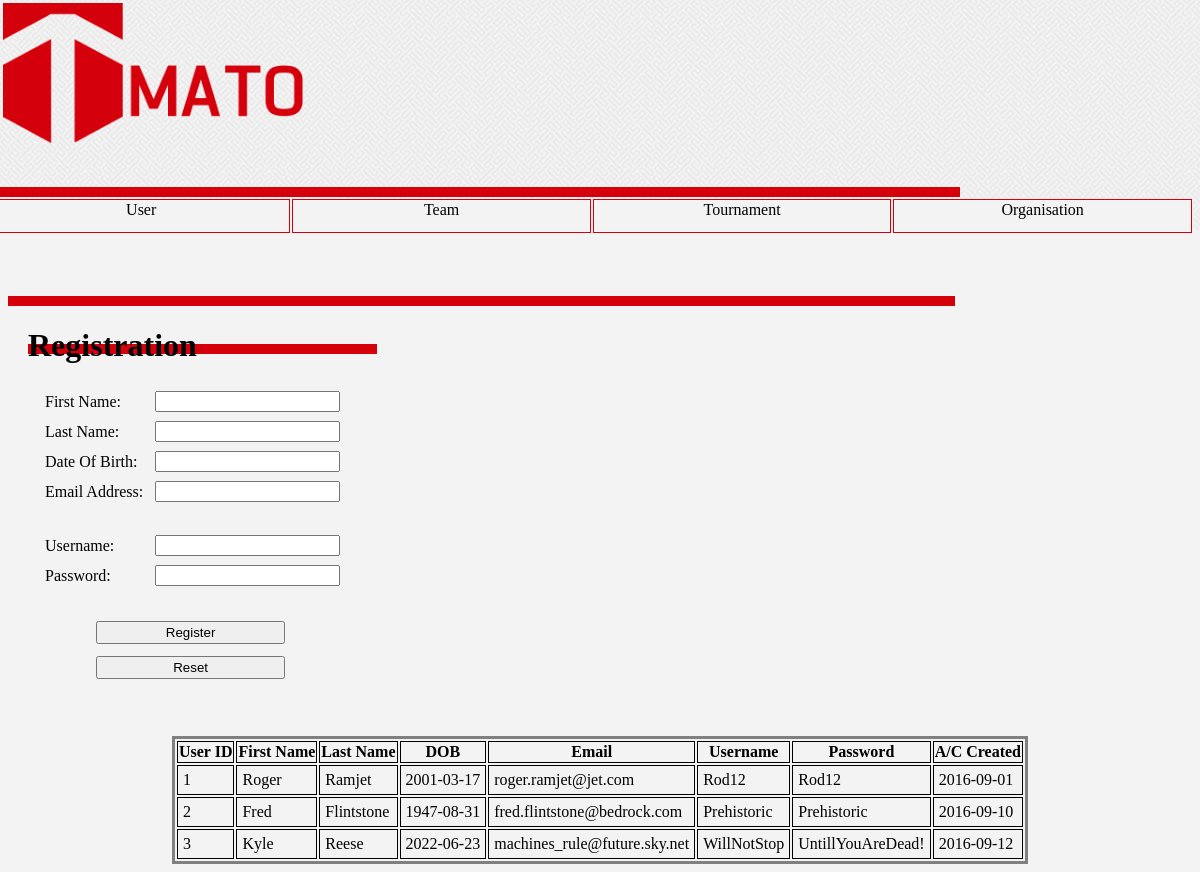
/registration.php, run on the app's committed database.
### tables this page shows
CREATE TABLE `user` (
  `User_ID` int(11) NOT NULL,
  `User_FirstName` varchar(32) NOT NULL,
  `User_LastName` varchar(32) NOT NULL,
  `User_DOB` date NOT NULL,
  `User_EmailAdress` varchar(64) NOT NULL,
  `User_UserName` varchar(32) NOT NULL,
  `User_Password` varchar(32) NOT NULL,
  `User_PwordHash` varchar(64) NOT NULL,
  `User_Created` date NOT NULL,
  `User_Bio` text,
  `User_DisplayName` int(1) NOT NULL DEFAULT '0',
  `User_DisplayAge` int(1) NOT NULL DEFAULT '0'
);

### registration.php (the view, shortened to what this page needs)
<!DOCTYPE html>
<html>
    <head>
        <link rel="stylesheet" type="text/css" href="css/tmato_theme.css"/>
        <link rel="stylesheet" type="text/css" href="css/style.css"/>
    </head>
    <body>
        <div class="nonScroll">
            <table width="100%" >
                <tr>
                    <td><a href = "homepage.php"><img src="resources\images\tmato.png" class="logo"></a></td>
                </tr>
                <tr>
                    <td><div class="spacerMedium"></div></td>
                </tr>
            </table>
            <div class="pageBreak"></div>
            <div class="divAlignLeft">
                <table width="100%">
                    <tr class="banner">
                        <td><a href ="user_account.php">User</a></td>
                        <td><a href ="team.php">Team</a></td>
                        <td><a href ="tournament.php">Tournament</a></td>
                        <td><a href ="organisation.php">Organisation</td>
                    </tr>
                </table>
            </div>
        </div>
        <div class="spacerLarge"></div>
        <div class="pageBreak"></div>
        <h1>
            Registration
            <div class="headingBreak"></div>
        </h1>
        <div class="setBodyMargin">
            <form method="POST" action="php/registration_handler.php">
                <table class="tb1">
                    <tr><td class="td1">First Name:</td><td></td><td><input type="text" name="firstname"></td></tr>
                    <tr><td class="td1">Last Name:</td><td></td><td><input type="text" name="lastname"></td></tr>
                    <tr><td class="td1">Date Of Birth:</td><td></td><td><input type="text" name="dob"></td></tr>
                    <tr><td class="td1">Email Address:</td><td></td><td><input type="text" name="email"></td></tr>
                    <tr><td class="td1" colspan="3"></td></tr>
                    <tr><td class="td1" colspan="3"></td></tr>
                    <tr><td class="td1">Username:</td><td></td><td><input type="text" name="username"></td></tr>
                    <tr><td class="td1">Password:</td><td></td><td><input type="password" name="password"></td></tr>
                    <tr><td class="td1" colspan="3"></td></tr>
                    <tr><td class="td1" colspan="3"></td></tr>
                    <tr class="tr1" style="text-align:center"><td class="td1" colspan="3"><input class="btn" type="submit" name="submit" value="Register"></td></tr>
                    <tr class="tr1" style="text-align:center"><td class="td1" colspan="3"><input class="btn" type="reset" name="reset" value="Reset"></td></tr>
                    <tr>
                        <td class="reg_msg" colspan="3">
                        </td>
                    </tr>
                </table>
            </form>
        </div>
        <div>
            <br><br>
            <div class="div_user">
                <table class="tbl_user">
                    <tr>
                        <th class="th_user">User ID</th>
                        <th class="th_user">First Name</th>
                        <th class="th_user">Last Name</th>
                        <th class="th_user">DOB</th>
                        <th class="th_user">Email</th>
                        <th class="th_user">Username</th>
                        <th class="th_user">Password</th>
                        <th class="th_user">A/C Created</th>
                    </tr>
                    <?php
                    $connection = mysqli_connect("localhost:3306", "root", "", "tmato_db");
                    $result = mysqli_query($connection, "SELECT * FROM user;");
                    while ($output = mysqli_fetch_row($result)) {
                        echo"
                                <tr>
                                    <td class='td_user'>$output[0]</td>
                                    <td class='td_user'>$output[1]</td>
                                    <td class='td_user'>$output[2]</td>
                                    <td class='td_user'>$output[3]</td>
                                    <td class='td_user'>$output[4]</td>
                                    <td class='td_user'>$output[5]</td>
                                    <td class='td_user'>$output[6]</td>
                                    <td class='td_user'>$output[8]</td>
                                </tr>
                            ";
                    }
                    ?>
                </table>
            </div>
        </div>
    </body>
</html>

### css/tmato_theme.css (style rules this page uses)
.divAlignLeft { margin-left: -10px; }
.nonScroll { display: block; position: fixed; top: 0; left: 0; z-index: 1; width: 100%; height: 230px; background: url("../resources/images/maze_white.gif"); }
.banner td { width: 25%; height: 30px; border: 1px solid #D4000C; border-collapse: collapse; background-color: #F3F3F3; }
.banner a { width: 100%; height: 100%; display: block; text-decoration: none; color: black; text-align: center; vertical-align: middle; padding: 0px; }
.logo { max-width: 300px; max-height: 160px; }
.spacerMedium { height: 32px; }
.spacerLarge { height: 288px; }
.pageBreak { background-color: #D4000C; height: 10px; width: 80%; }
.headingBreak { background-color: #D4000C; height: 10px; width: 30%; margin-top: -20px; }
.setBodyMargin { width: 80%; margin-left: 20px; }
h1 { margin-left: 20px; }
body { background-color: #F3F3F3; }

### css/style.css (style rules this page uses)
.btn { width: 5cm; padding: 2px; margin: auto; }
.tb1 { padding: 10px; }
.td1 { padding: 5px; }
.reg_msg { color: green; text-align: center; }
.tbl_user { margin: auto; border-style: solid; }
.th_user { border-style: solid; border-width: .5px; font-weight: bold; }
.td_user { border-style: solid; border-width: .5px; padding: 5px; }

### data on the page
user: User_ID "1", User_FirstName "Roger", User_LastName "Ramjet", User_DOB "2001-03-17", User_EmailAdress "roger.ramjet@jet.com", User_UserName "Rod12", User_Password "Rod12", User_Created "2016-09-01"
user: User_ID "2", User_FirstName "Fred", User_LastName "Flintstone", User_DOB "1947-08-31", User_EmailAdress "fred.flintstone@bedrock.com", User_UserName "Prehistoric", User_Password "Prehistoric", User_Created "2016-09-10"
user: User_ID "3", User_FirstName "Kyle", User_LastName "Reese", User_DOB "2022-06-23", User_EmailAdress "machines_rule@future.sky.net", User_UserName "WillNotStop", User_Password "UntillYouAreDead!", User_Created "2016-09-12"
